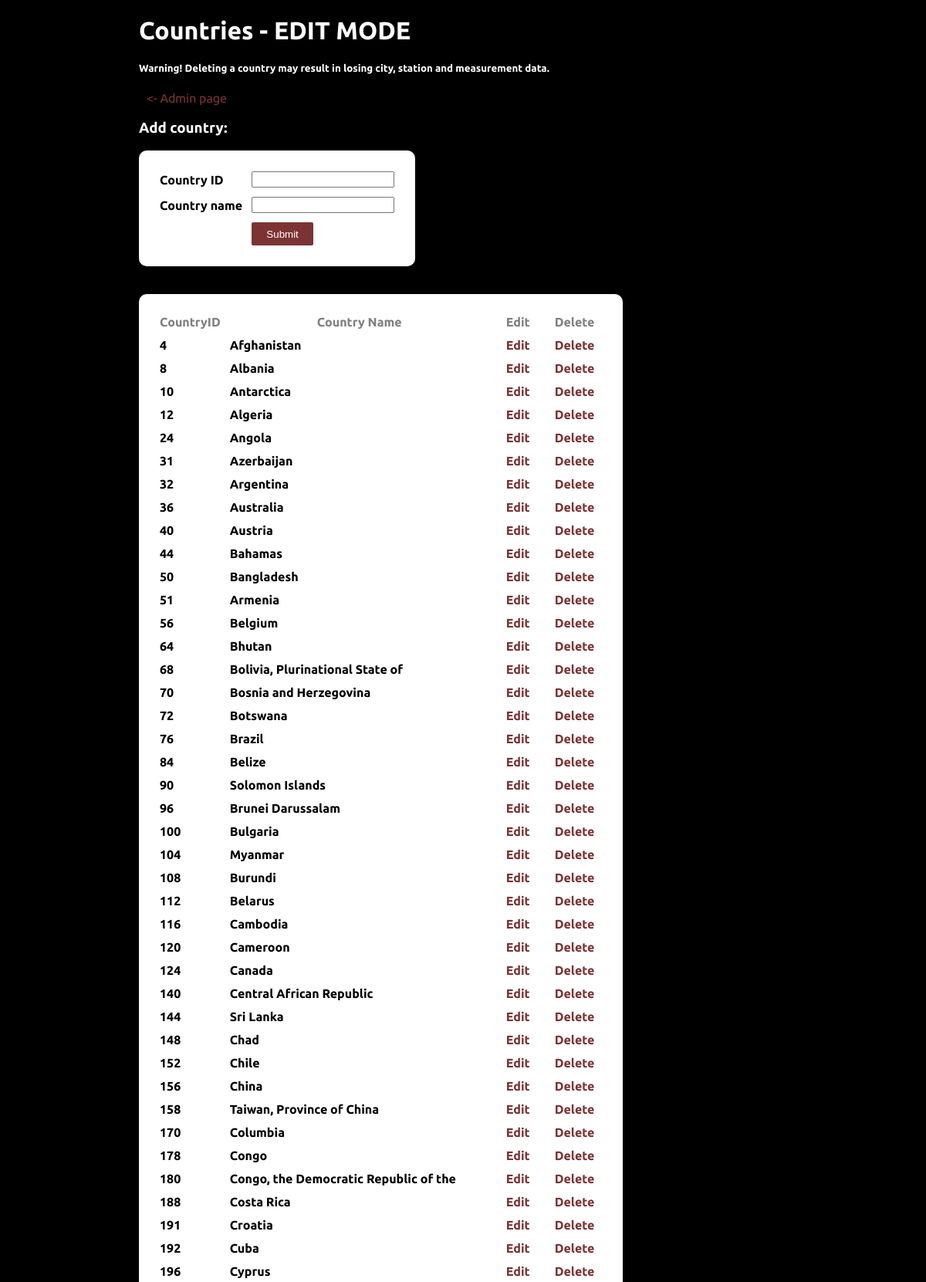
/editCountries.php (upper part), run on the app's committed database.
### tables this page shows
CREATE TABLE `countries` (
  `CountryID` int(11) NOT NULL,
  `CountryName` varchar(255) NOT NULL
);

### editCountries.php (the view, shortened to what this page needs)
<?php
include ('database.php');
?>
<!DOCTYPE html>
<html>
<head>
    <link rel="stylesheet" href="styles.css">
</head>
<body>
<h1>Countries - EDIT MODE</h1>
<h5>Warning! Deleting a country may result in losing city, station and measurement data.</h5>
<a href="adminPage.php"><- Admin page</a>
<h3>Add country:</h3>
<form action="saveCountry.php" method="post">
    <table>
        <tr>
            <td>Country ID</td>
            <td><input type='number' name='id'/></td>
        </tr>
        <tr>
            <td>Country name</td>
            <td><input type='text' name='CountryName'/></td>
        </tr>
        <tr>
            <td></td>
            <td>
                <button type="submit">Submit</button>
            </td>
        </tr>
    </table>
</form><br><br>
<?php
$query = "SELECT * FROM countries";
$result = mysqli_query($con, $query);
?>
<table>
    <tr>
        <th>CountryID</th>
        <th>Country Name</th>
        <th>Edit</th>
        <th>Delete</th>
    </tr>
    <?php while($row = mysqli_fetch_assoc($result)) { ?>
      <tr>
          <td><?php echo $row['CountryID'] ?></td>
          <td> <?php echo $row['CountryName'] ?> </td>
          <td>
              <a href="editCountry.php?id=<?php echo $row['CountryID'] ?>">Edit</a>
          </td>
          <td>
              <a href="deleteCountry.php?id=<?php echo $row['CountryID'] ?>">Delete</a>
          </td>
      </tr>
    <?php } ?>
</table>
</body>
</html>

### styles.css (style rules this page uses)
html { background-color: black; }
table { border: 2px; color: black; background-color: white; border-radius: 10px; padding: 20px; font-weight: bold; }
h1,h2,h3,h4,h5,h6 { color: white; }
th { color: gray; padding: 5px; font-weight: bold; }
td { padding: 5px; }
button { background-color: #7c3333; color: white; width: 80px; height: 30px; border: none; border-radius: 2px; }
body { width: 70%; margin: auto; background-color: black; font-family: "Ubuntu"; }
a { color: #7c3333; margin:5px; padding: 5px; text-decoration: none; font-family: "Ubuntu"; }

### data on the page
countries: CountryID "4", CountryName "Afghanistan"
countries: CountryID "8", CountryName "Albania"
countries: CountryID "10", CountryName "Antarctica"
countries: CountryID "12", CountryName "Algeria"
countries: CountryID "24", CountryName "Angola"
countries: CountryID "31", CountryName "Azerbaijan"
countries: CountryID "32", CountryName "Argentina"
countries: CountryID "36", CountryName "Australia"
countries: CountryID "40", CountryName "Austria"
countries: CountryID "44", CountryName "Bahamas"
countries: CountryID "50", CountryName "Bangladesh"
countries: CountryID "51", CountryName "Armenia"
countries: CountryID "56", CountryName "Belgium"
countries: CountryID "64", CountryName "Bhutan"
countries: CountryID "68", CountryName "Bolivia, Plurinational State of"
countries: CountryID "70", CountryName "Bosnia and Herzegovina"
countries: CountryID "72", CountryName "Botswana"
countries: CountryID "76", CountryName "Brazil"
countries: CountryID "84", CountryName "Belize"
countries: CountryID "90", CountryName "Solomon Islands"
countries: CountryID "96", CountryName "Brunei Darussalam"
countries: CountryID "100", CountryName "Bulgaria"
countries: CountryID "104", CountryName "Myanmar"
countries: CountryID "108", CountryName "Burundi"
countries: CountryID "112", CountryName "Belarus"
countries: CountryID "116", CountryName "Cambodia"
countries: CountryID "120", CountryName "Cameroon"
countries: CountryID "124", CountryName "Canada"
countries: CountryID "140", CountryName "Central African Republic"
countries: CountryID "144", CountryName "Sri Lanka"
countries: CountryID "148", CountryName "Chad"
countries: CountryID "152", CountryName "Chile"
countries: CountryID "156", CountryName "China"
countries: CountryID "158", CountryName "Taiwan, Province of China"
countries: CountryID "170", CountryName "Columbia"
countries: CountryID "178", CountryName "Congo"
countries: CountryID "180", CountryName "Congo, the Democratic Republic of the"
countries: CountryID "188", CountryName "Costa Rica"
countries: CountryID "191", CountryName "Croatia"
countries: CountryID "192", CountryName "Cuba"
countries: CountryID "196", CountryName "Cyprus"
